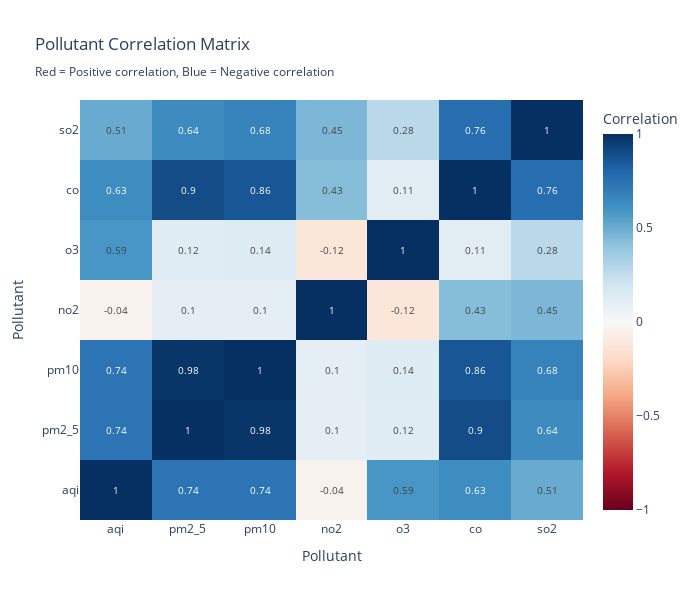

Here is the notebook cell this chart was saved with:
### Markdown cell above
## 4. Correlation Analysis 🔍

### Code cell
# Correlation matrix
pollutants = ['aqi', 'pm2_5', 'pm10', 'no2', 'o3', 'co', 'so2']
corr_matrix = df[pollutants].corr()

# Interactive correlation heatmap
fig = go.Figure(data=go.Heatmap(
    z=corr_matrix.values,
    x=corr_matrix.columns,
    y=corr_matrix.columns,
    colorscale='RdBu',
    zmid=0,
    text=corr_matrix.values.round(2),
    texttemplate='%{text}',
    textfont={"size": 10},
    colorbar=dict(title="Correlation")
))

fig.update_layout(
    title='Pollutant Correlation Matrix<br><sub>Red = Positive correlation, Blue = Negative correlation</sub>',
    xaxis_title='Pollutant',
    yaxis_title='Pollutant',
    height=600,
    width=700
)

fig.show()

# Print strong correlations
print("\n🔍 STRONG CORRELATIONS (|r| > 0.6):")
print("=" * 60)
strong_corr = []
for i in range(len(corr_matrix.columns)):
    for j in range(i+1, len(corr_matrix.columns)):
        corr_val = corr_matrix.iloc[i, j]
        if abs(corr_val) > 0.6:
            var1 = corr_matrix.columns[i]
            var2 = corr_matrix.columns[j]
            strength = "Very Strong" if abs(corr_val) > 0.8 else "Strong"
            direction = "Positive" if corr_val > 0 else "Negative"
            print(f"   {var1} ↔ {var2}: r = {corr_val:.3f} ({strength} {direction})")
            strong_corr.append((var1, var2, corr_val))

if not strong_corr:
    print("   No correlations above 0.6 threshold")

### Figure 1 — Plotly figure (JSON) as saved in the notebook; plotly's stock layout.template omitted (floating-point values rounded to 4 significant figures)
{"data": [{"colorbar": {"title": {"text": "Correlation"}}, "colorscale": [[0, "rgb(103,0,31)"], [0.1, "rgb(178,24,43)"], [0.2, "rgb(214,96,77)"], [0.3, "rgb(244,165,130)"], [0.4, "rgb(253,219,199)"], [0.5, "rgb(247,247,247)"], [0.6, "rgb(209,229,240)"], [0.7, "rgb(146,197,222)"], [0.8, "rgb(67,147,195)"], [0.9, "rgb(33,102,172)"], [1, "rgb(5,48,97)"]], "text": [[1.0, 0.74, 0.74, -0.04, 0.59, 0.63, 0.51], [0.74, 1.0, 0.98, 0.1, 0.12, 0.9, 0.64], [0.74, 0.98, 1.0, 0.1, 0.14, 0.86, 0.68], [-0.04, 0.1, 0.1, 1.0, -0.12, 0.43, 0.45], [0.59, 0.12, 0.14, -0.12, 1.0, 0.11, 0.28], [0.63, 0.9, 0.86, 0.43, 0.11, 1.0, 0.76], [0.51, 0.64, 0.68, 0.45, 0.28, 0.76, 1.0]], "textfont": {"size": 10}, "texttemplate": "%{text}", "type": "heatmap", "x": ["aqi", "pm2_5", "pm10", "no2", "o3", "co", "so2"], "y": ["aqi", "pm2_5", "pm10", "no2", "o3", "co", "so2"], "z": [[1.0, 0.7378, 0.7371, -0.03579, 0.5866, 0.6285, 0.5072], [0.7378, 1.0, 0.9796, 0.09909, 0.1187, 0.8978, 0.6355], [0.7371, 0.9796, 1.0, 0.09641, 0.1376, 0.8599, 0.6772], [-0.03579, 0.09909, 0.09641, 1.0, -0.1227, 0.4297, 0.4549], [0.5866, 0.1187, 0.1376, -0.1227, 1.0, 0.1133, 0.2766], [0.6285, 0.8978, 0.8599, 0.4297, 0.1133, 1.0, 0.7641], [0.5072, 0.6355, 0.6772, 0.4549, 0.2766, 0.7641, 1.0]], "zmid": 0}], "layout": {"height": 600, "title": {"text": "Pollutant Correlation Matrix<br><sub>Red = Positive correlation, Blue = Negative correlation</sub>"}, "width": 700, "xaxis": {"title": {"text": "Pollutant"}}, "yaxis": {"title": {"text": "Pollutant"}}}}
